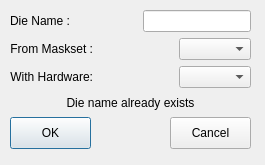
<?xml version="1.0" encoding="UTF-8"?>
<ui version="4.0">
 <class>NewDieWizard</class>
 <widget class="QDialog" name="NewDieWizard">
  <property name="geometry">
   <rect>
    <x>0</x>
    <y>0</y>
    <width>265</width>
    <height>165</height>
   </rect>
  </property>
  <property name="windowTitle">
   <string>Dialog</string>
  </property>
  <widget class="QWidget" name="">
   <property name="geometry">
    <rect>
     <x>10</x>
     <y>10</y>
     <width>241</width>
     <height>139</height>
    </rect>
   </property>
   <layout class="QVBoxLayout" name="verticalLayout">
    <item>
     <layout class="QHBoxLayout" name="horizontalLayout">
      <item>
       <widget class="QLabel" name="label">
        <property name="text">
         <string>Die Name :</string>
        </property>
        <property name="alignment">
         <set>Qt::AlignRight|Qt::AlignTrailing|Qt::AlignVCenter</set>
        </property>
       </widget>
      </item>
      <item>
       <spacer name="horizontalSpacer_4">
        <property name="orientation">
         <enum>Qt::Horizontal</enum>
        </property>
        <property name="sizeHint" stdset="0">
         <size>
          <width>40</width>
          <height>20</height>
         </size>
        </property>
       </spacer>
      </item>
      <item>
       <widget class="QLineEdit" name="NewDieName"/>
      </item>
     </layout>
    </item>
    <item>
     <layout class="QHBoxLayout" name="horizontalLayout_2">
      <item>
       <widget class="QLabel" name="label_2">
        <property name="text">
         <string>From Maskset :</string>
        </property>
        <property name="alignment">
         <set>Qt::AlignRight|Qt::AlignTrailing|Qt::AlignVCenter</set>
        </property>
       </widget>
      </item>
      <item>
       <spacer name="horizontalSpacer_2">
        <property name="orientation">
         <enum>Qt::Horizontal</enum>
        </property>
        <property name="sizeHint" stdset="0">
         <size>
          <width>40</width>
          <height>20</height>
         </size>
        </property>
       </spacer>
      </item>
      <item>
       <widget class="QComboBox" name="FromMaskset"/>
      </item>
     </layout>
    </item>
    <item>
     <layout class="QHBoxLayout" name="horizontalLayout_4">
      <item>
       <widget class="QLabel" name="label_3">
        <property name="text">
         <string>With Hardware:</string>
        </property>
        <property name="alignment">
         <set>Qt::AlignRight|Qt::AlignTrailing|Qt::AlignVCenter</set>
        </property>
       </widget>
      </item>
      <item>
       <spacer name="horizontalSpacer_3">
        <property name="orientation">
         <enum>Qt::Horizontal</enum>
        </property>
        <property name="sizeHint" stdset="0">
         <size>
          <width>40</width>
          <height>20</height>
         </size>
        </property>
       </spacer>
      </item>
      <item>
       <widget class="QComboBox" name="WithHardware"/>
      </item>
     </layout>
    </item>
    <item>
     <widget class="QLabel" name="Feedback">
      <property name="text">
       <string>Die name already exists</string>
      </property>
      <property name="alignment">
       <set>Qt::AlignCenter</set>
      </property>
     </widget>
    </item>
    <item>
     <layout class="QHBoxLayout" name="horizontalLayout_3">
      <item>
       <widget class="QPushButton" name="OKButton">
        <property name="minimumSize">
         <size>
          <width>81</width>
          <height>32</height>
         </size>
        </property>
        <property name="maximumSize">
         <size>
          <width>81</width>
          <height>32</height>
         </size>
        </property>
        <property name="text">
         <string>OK</string>
        </property>
       </widget>
      </item>
      <item>
       <spacer name="horizontalSpacer">
        <property name="orientation">
         <enum>Qt::Horizontal</enum>
        </property>
        <property name="sizeHint" stdset="0">
         <size>
          <width>40</width>
          <height>20</height>
         </size>
        </property>
       </spacer>
      </item>
      <item>
       <widget class="QPushButton" name="CancelButton">
        <property name="minimumSize">
         <size>
          <width>81</width>
          <height>32</height>
         </size>
        </property>
        <property name="maximumSize">
         <size>
          <width>81</width>
          <height>32</height>
         </size>
        </property>
        <property name="text">
         <string>Cancel</string>
        </property>
       </widget>
      </item>
     </layout>
    </item>
   </layout>
  </widget>
 </widget>
 <resources/>
 <connections/>
</ui>
